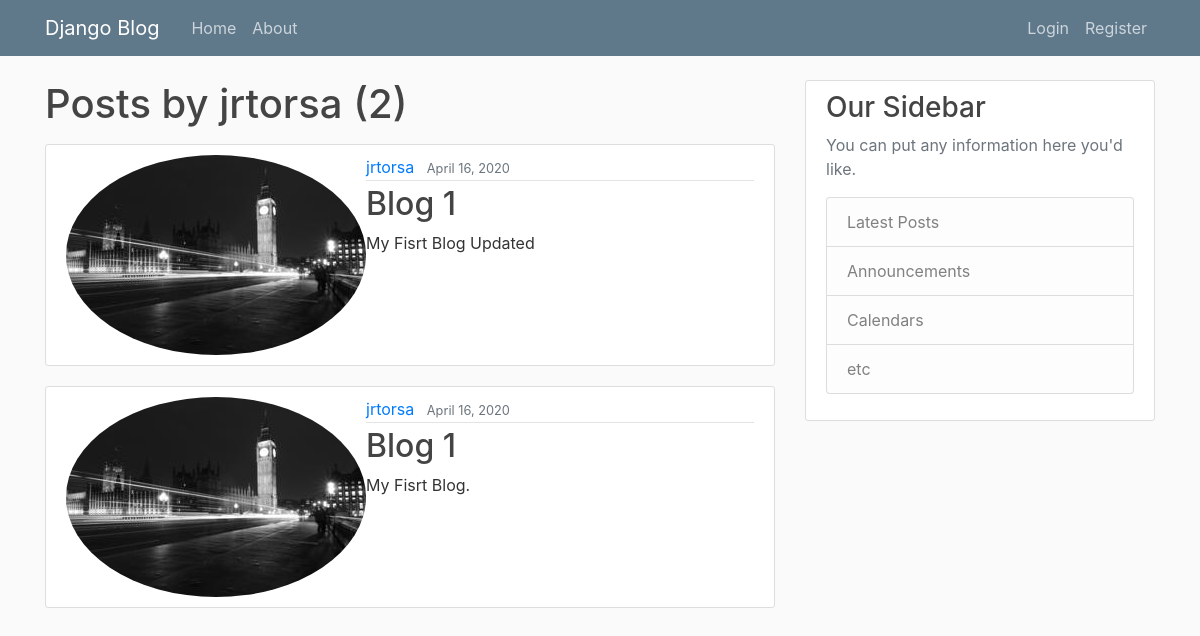
/user/jrtorsa, run on an earlier commit of the app's database.
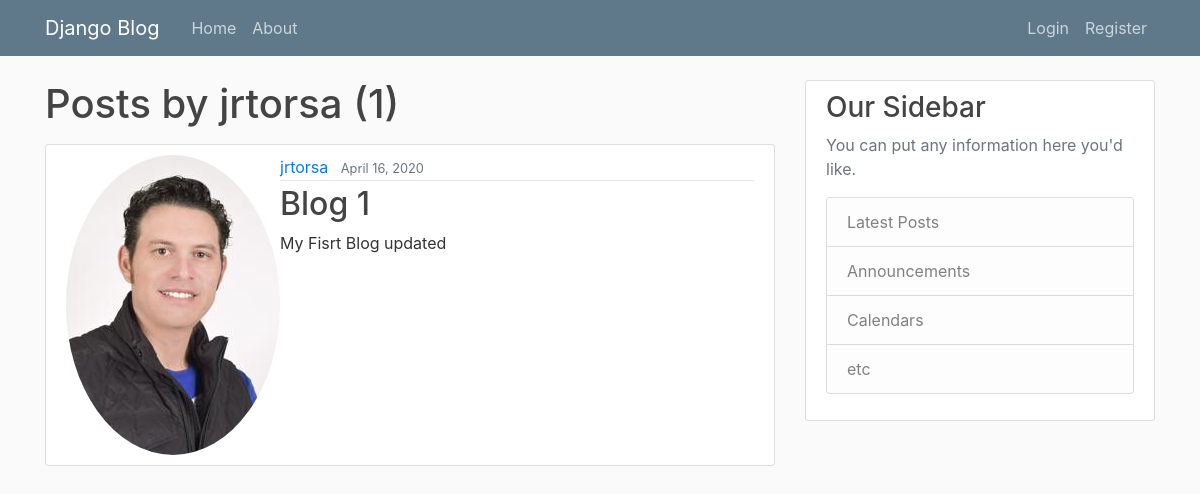
And on a later commit of the database.
### blog/models.py (models this page shows, shortened)
class Post(models.Model):
    title = models.CharField(max_length=100)
    content = models.TextField()
    date_posted = models.DateTimeField(default=timezone.now)
    author = models.ForeignKey(User, on_delete=models.CASCADE)

### users/models.py (models this page shows, shortened)
class Profile(models.Model):
    user = models.OneToOneField(User, on_delete=models.CASCADE)
    image = models.ImageField(default='default.jpg', upload_to='profile_pics')

### blog/views.py (the view)
# urls.py: path('user/<str:username>', UserPostListView.as_view(), name='user-posts'),
class UserPostListView(ListView):
    model = Post
    template_name = 'blog/user_posts.html' # <app>/<model>_<viewtype>.html
    context_object_name = 'posts'
    paginate_by = 5
    def get_queryset(self):
        user = get_object_or_404(User, username=self.kwargs.get('username'))
        return Post.objects.filter(author=user).order_by('-date_posted')

### blog/templates/blog/user_posts.html (shortened to what this page needs)
{% extends "blog/base.html" %}
{% block content %}
    <h1 class="mb-3">Posts by {{ view.kwargs.username }} ({{ page_obj.paginator.count }})</h1>
    {% for post in posts %}
        <article class="media content-section">
          <img class="rounded-circle article-image" src="{{ post.author.profile.image.url }}">
          <div class="media-body">
            <div class="article-metadata">
              <a class="mr-2" href="{% url 'user-posts' post.author.username %}">{{ post.author }}</a>
              <small class="text-muted">{{ post.date_posted|date:"F d, Y" }}</small>
            </div>
            <h2><a class="article-title" href="{% url 'post-detail' post.id %}">{{ post.title }}</a></h2>
            <p class="article-content">{{ post.content }}</p>
          </div>
        </article>
    {% endfor %}
{% endblock content %}

### blog/templates/blog/base.html (shortened to what this page needs)
{% load static %}
<!DOCTYPE html>
<html lang="en">
<head>
    <link rel="stylesheet" href="https://maxcdn.bootstrapcdn.com/bootstrap/4.0.0/css/bootstrap.min.css">
    <link rel="stylesheet" type="text/css" href="{% static 'blog/main.css' %}">
    </head>
<body>
<header class="site-header">
      <nav class="navbar navbar-expand-md navbar-dark bg-steel fixed-top">
        <div class="container">
          <a class="navbar-brand mr-4" href="{% url 'blog-home' %}">Django Blog</a>
          <div class="collapse navbar-collapse" id="navbarToggle">
            <div class="navbar-nav mr-auto">
              <a class="nav-item nav-link" href="{% url 'blog-home' %}">Home</a>
              <a class="nav-item nav-link" href="{% url 'blog-about' %}">About</a>
            </div>
            <div class="navbar-nav">
            {% if user.is_authenticated %}
              <a class="nav-item nav-link" href="{% url 'post-create' %}">New Post</a>
              <a class="nav-item nav-link" href="{% url 'profile' %}">Profile</a>
              <a class="nav-item nav-link" href="{% url 'logout' %}">Logout</a>
            {% else %}
              <a class="nav-item nav-link" href="{% url 'login' %}">Login</a>
              <a class="nav-item nav-link" href="{% url 'register' %}">Register</a>
            {% endif %}
            </div>
          </div>
        </div>
      </nav>
    </header>
    <main role="main" class="container">
      <div class="row">
        <div class="col-md-8">
          {% block content %}{% endblock %}
        </div>
        <div class="col-md-4">
          <div class="content-section">
            <h3>Our Sidebar</h3>
            <p class='text-muted'>You can put any information here you'd like.
              <ul class="list-group">
                <li class="list-group-item list-group-item-light">Latest Posts</li>
                <li class="list-group-item list-group-item-light">Announcements</li>
                <li class="list-group-item list-group-item-light">Calendars</li>
                <li class="list-group-item list-group-item-light">etc</li>
              </ul>
            </p>
          </div>
        </div>
      </div>
    </main>
</body>
</html>

### blog/static/blog/main.css (style rules this page uses)
body { background: #fafafa; color: #333333; margin-top: 5rem; }
h1, h2, h3, h4, h5, h6 { color: #444444; }
ul { margin: 0; }
.bg-steel { background-color: #5f788a; }
.site-header .navbar-nav .nav-link { color: #cbd5db; }
.content-section { background: #ffffff; padding: 10px 20px; border: 1px solid #dddddd; border-radius: 3px; margin-bottom: 20px; }
.article-title { color: #444444; }
.article-content { white-space: pre-line; }
.article-metadata { padding-bottom: 1px; margin-bottom: 4px; border-bottom: 1px solid #e3e3e3 }

What changed in the data, as far as the page shows it:
removed Post: author.profile.image (picture), author "jrtorsa", date_posted "April 16, 2020", title "Blog 1", content "My Fisrt Blog Updated"
changed Post "Blog 1": author.profile.image: a different picture; content "My Fisrt Blog." → "My Fisrt Blog updated"
Also different on the page:
{{ page_obj.paginator.count }}: "2" → "1"
